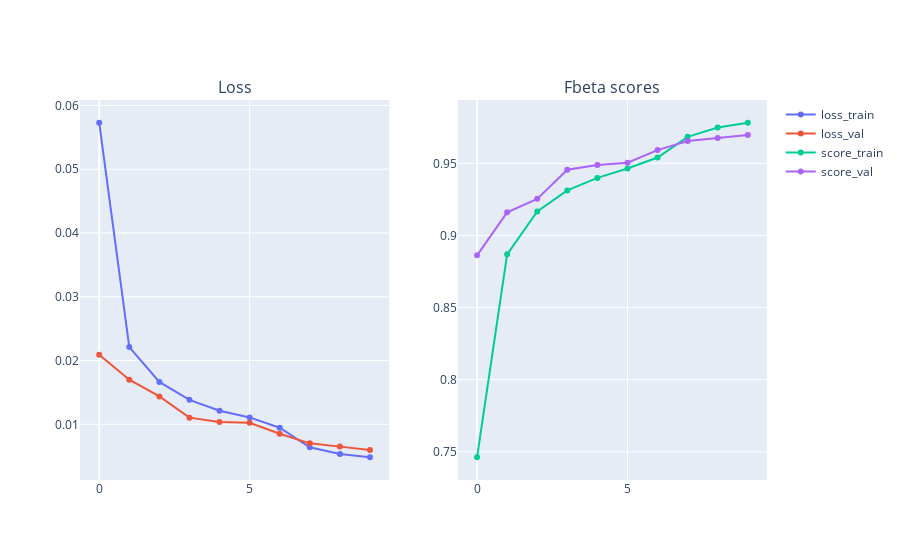

This figure's notebook cell:
### Code cell
loss_train = train_results["loss_train"]
loss_val = train_results["loss_val"]
score_train = train_results["score_train"]
score_val = train_results["score_val"]

fig = make_subplots(rows=1, cols=2, subplot_titles=("Loss", "Fbeta scores"))
fig.add_trace(
    go.Scatter(
        x=list(range(len(loss_train))),
        y=loss_train,
        name="loss_train",
    ),
    row=1, col=1
)
fig.add_trace(
    go.Scatter(
        x=list(range(len(loss_val))),
        y=loss_val,
        name="loss_val",
    ),
    row=1, col=1
)
fig.add_trace(
    go.Scatter(
        x=list(range(len(score_train))),
        y=score_train,
        name="score_train",
    ),
    row=1, col=2
)
fig.add_trace(
    go.Scatter(
        x=list(range(len(score_val))),
        y=score_val,
        name="score_val",
    ),
    row=1, col=2
)
fig.show()

### Figure 1 — Plotly figure (JSON) as saved in the notebook; plotly's stock layout.template omitted (floating-point values rounded to 4 significant figures)
{"data": [{"name": "loss_train", "type": "scatter", "x": [0, 1, 2, 3, 4, 5, 6, 7, 8, 9], "xaxis": "x", "y": [0.05729, 0.02212, 0.01665, 0.01384, 0.01214, 0.01108, 0.009474, 0.006396, 0.005359, 0.004837], "yaxis": "y"}, {"name": "loss_val", "type": "scatter", "x": [0, 1, 2, 3, 4, 5, 6, 7, 8, 9], "xaxis": "x", "y": [0.02092, 0.017, 0.01437, 0.01105, 0.01038, 0.01025, 0.008513, 0.007019, 0.006504, 0.005989], "yaxis": "y"}, {"name": "score_train", "type": "scatter", "x": [0, 1, 2, 3, 4, 5, 6, 7, 8, 9], "xaxis": "x2", "y": [0.7462, 0.8869, 0.9167, 0.9312, 0.9399, 0.9464, 0.954, 0.9683, 0.9748, 0.9781], "yaxis": "y2"}, {"name": "score_val", "type": "scatter", "x": [0, 1, 2, 3, 4, 5, 6, 7, 8, 9], "xaxis": "x2", "y": [0.8862, 0.916, 0.9254, 0.9456, 0.9488, 0.9504, 0.9592, 0.9654, 0.9675, 0.9697], "yaxis": "y2"}], "layout": {"annotations": [{"font": {"size": 16}, "showarrow": false, "text": "Loss", "x": 0.225, "xanchor": "center", "xref": "paper", "y": 1, "yanchor": "bottom", "yref": "paper"}, {"font": {"size": 16}, "showarrow": false, "text": "Fbeta scores", "x": 0.775, "xanchor": "center", "xref": "paper", "y": 1, "yanchor": "bottom", "yref": "paper"}], "xaxis": {"anchor": "y", "domain": [0, 0.45]}, "xaxis2": {"anchor": "y2", "domain": [0.55, 1]}, "yaxis": {"anchor": "x", "domain": [0, 1]}, "yaxis2": {"anchor": "x2", "domain": [0, 1]}}}
